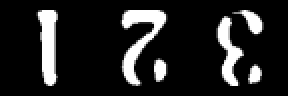
#> input picture 代码/树莓派视觉/numbered_ring_templates.png, 144 x 48 px (shown 2 times larger)
$ python -i numbered_ring_detector.py   (imports and definitions only)
#> lines starting #> are read from the running program, lines starting #| are printed output that depends on the picture
"""Detect printed 1/2/3 ring targets in a near-overhead camera image."""

from dataclasses import dataclass
from pathlib import Path
from typing import Optional

import cv2
import numpy as np


_ANGLES = np.arange(96, dtype=np.float32) * (2*np.pi/96)
_COS, _SIN = np.cos(_ANGLES)[:, None], np.sin(_ANGLES)[:, None]
_GLYPH_SIZE = 48
_PATCH_SIZE = 96
_TEMPLATE_FILE = Path(__file__).with_name("numbered_ring_templates.png")
_BACKGROUND_KERNEL = cv2.getStructuringElement(cv2.MORPH_ELLIPSE, (23, 23))
_STROKE_KERNEL = np.ones((3, 3), np.uint8)
_MIDPOINT = (_PATCH_SIZE-1)/2
_Y, _X = np.ogrid[:_PATCH_SIZE, :_PATCH_SIZE]
_DIGIT_DISK = (_X-_MIDPOINT)**2+(_Y-_MIDPOINT)**2 <= (_PATCH_SIZE*0.43)**2


@dataclass(frozen=True)
class Ring:
    center: tuple
    radius: float  # Approximate inner boundary in image pixels, for tracking only.
    number: Optional[int]
    score: float
    rim_points: Optional[np.ndarray] = None


# [115 lines left out: functions _radial_contrast, _ellipse_radii, _inner_boundary, _has_outer_ring, _glyph, not called in this run]


class NumberedRingDetector:
    def __init__(self):
        # The three tiles, in order, are reference glyphs extracted from the
        # actual printed 1/2/3 targets. Rotation variants are generated once.
        atlas = cv2.imdecode(np.fromfile(_TEMPLATE_FILE, np.uint8), cv2.IMREAD_GRAYSCALE)
        if atlas is None or atlas.shape != (_GLYPH_SIZE, 3*_GLYPH_SIZE):
            raise ValueError("数字圆环模板文件无效")
        rotations = [cv2.getRotationMatrix2D((23.5, 23.5), angle, 1)
                     for angle in range(0, 360, 10)]
        banks = []
        for tile in np.hsplit(atlas, 3):
            rotated = [cv2.warpAffine(tile, rotation, (_GLYPH_SIZE, _GLYPH_SIZE))
                       for rotation in rotations]
            vectors = np.array(rotated, dtype=np.float32).reshape(len(rotations), -1)
            banks.append(vectors/np.maximum(np.linalg.norm(vectors, axis=1, keepdims=True), 1))
        self.templates = np.concatenate(banks)

    # [9 lines left out: function _read, not called in this run]

    @staticmethod
    def _working_gray(frame):
        height, width = frame.shape[:2]
        gray = cv2.cvtColor(frame, cv2.COLOR_BGR2GRAY)
        scale = min(1.0, 480/max(height, width))
        return (cv2.resize(gray, (round(width*scale), round(height*scale)),
                           interpolation=cv2.INTER_AREA) if scale < 1 else gray)

    # [36 lines left out: functions _contrast, _fit, _fit_near, not called in this run]

    def detect(self, frame, *, target=None, hint=None, usable=None):
        height, width = frame.shape[:2]
        work = self._working_gray(frame)
        h, w = work.shape
        if min(h, w) < 70:
            return []
        scale = np.array([width/w, height/h])
        if target is not None and hint is not None:
            ring = self._fit_near(work, scale, hint, target)
            if ring is not None and (usable is None or usable(ring)):
                return [ring]
        contrast = self._contrast(work)
        candidates = []
        seen_seeds = set()
        # A narrower radius search can recover the inner rim when the first
        # pass placed its proposal on a clipped or blurred outer ring.
        for limit in (68, 52):
            seeds = cv2.HoughCircles(contrast, cv2.HOUGH_GRADIENT, 1, 28, param1=65, param2=23,
                                     minRadius=13, maxRadius=min(limit, min(h, w)//4))
            if seeds is None:
                continue
            for seed in seeds[0, :16]:
                key = tuple(seed)
                if key in seen_seeds:
                    continue
                seen_seeds.add(key)
                ring = self._fit(work, contrast, seed, scale)
                if ring is not None:
                    candidates.append(ring)
            rings = self._distinct(candidates)
            if target is None:
                if {ring.number for ring in candidates} >= {1, 2, 3}:
                    return rings
            else:
                matches = [ring for ring in rings if ring.number == target]
                if len(matches) == 1 and (usable is None or usable(matches[0])):
                    return rings
        return self._distinct(candidates)

    # [9 lines left out: function _distinct, not called in this run]

>>> import cv2
>>> picture = cv2.imread('numbered_ring_templates.png')
#> picture is the input picture: shape (48, 144, 3); min 0, max 255, mean 35.5
>>> result = NumberedRingDetector().detect(picture)
#> the loop in __init__, `for tile in np.hsplit(atlas, 3):` made 3 passes
#> after the loop in __init__, `for tile in np.hsplit(atlas, 3):`: banks = 3 items
#> in __init__, `self.templates = np.concatenate(banks)`:
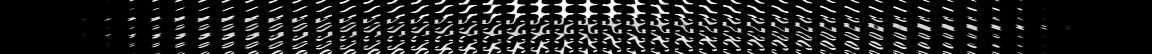
#> self.templates: shape (108, 2304) float32 (shown at 1/2 size); min 0, max 0.0649, mean 0.00822; drawn with min black and max white
#> result = []
